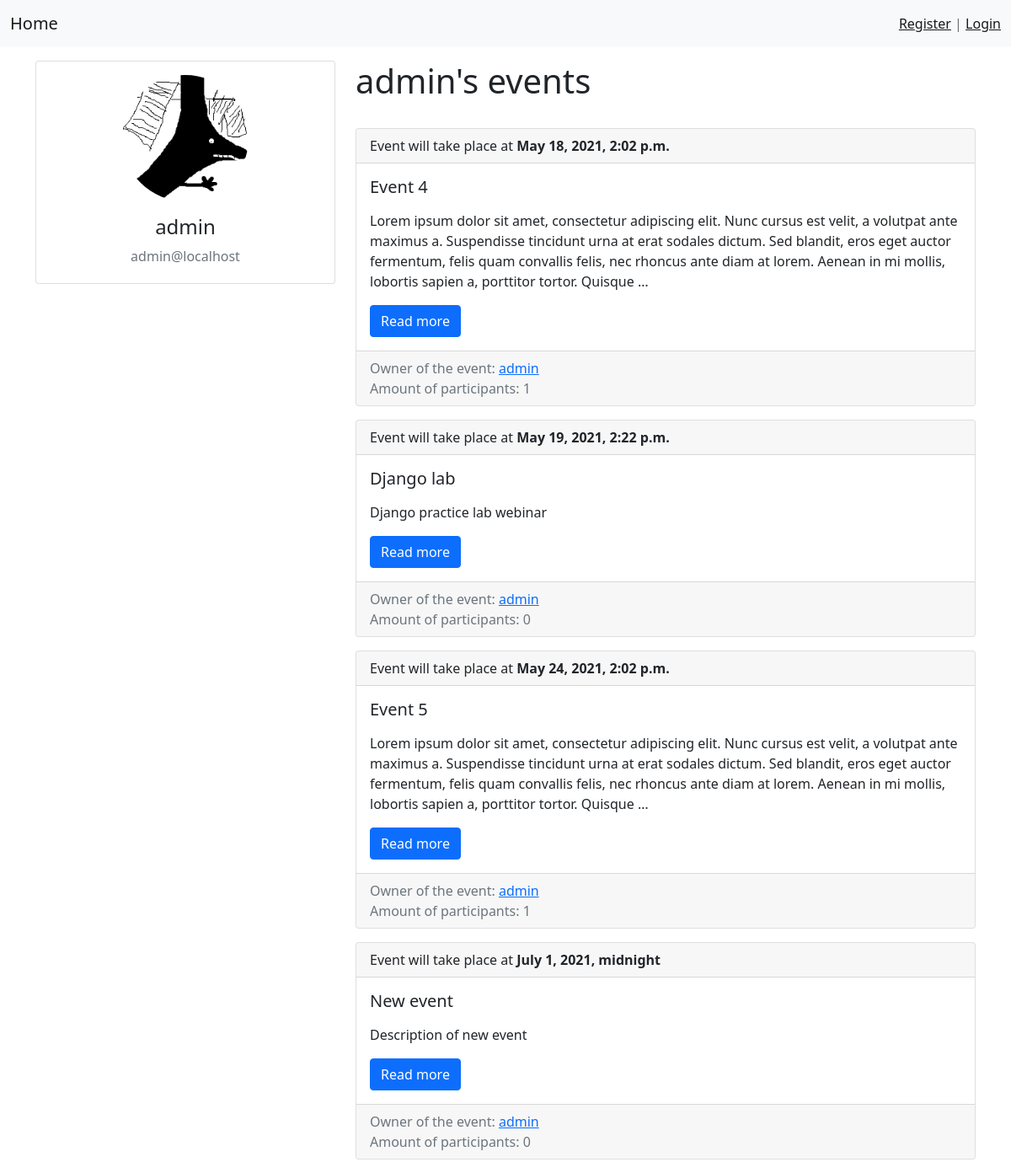
/profile/admin, run on the app's committed database.
### events/models.py (models this page shows, shortened)
class CustomUser(AbstractUser):
    def save(self, *args, **kwargs):
        self.username = self.email.split('@')[0]
        super().save(*args, **kwargs)

class Profile(models.Model):
    user = models.OneToOneField(CustomUser, on_delete=models.CASCADE)
    image = models.ImageField(upload_to='profile_pics/%Y/%m/%d/', null=True, blank=True)

class Event(models.Model):
    title = models.CharField(max_length=150, verbose_name='Name')
    description = models.TextField()
    event_date = models.DateTimeField()
    created_at = models.DateTimeField(auto_now_add=True)
    owner = models.ForeignKey(CustomUser, on_delete=models.CASCADE)
    visitors = models.ManyToManyField(CustomUser, related_name='visitors')
    def get_absolute_url(self):
        return reverse('view_event', kwargs={"event_id": self.pk})
    class Meta:
        verbose_name = 'event'
        verbose_name_plural = 'events'
        ordering = ['event_date']

### events/views.py (the view)
# urls.py: path('profile/<str:username>', Profile.as_view(), name='profile'),
class Profile(DetailView):
    template_name = 'events/user_profile.html'
    queryset = CustomUser.objects.all()
    def get_object(self):
        username = self.kwargs.get("username")
        return get_object_or_404(CustomUser, username=username)
    def get_context_data(self, *, object_list=None, **kwargs):
        context = super().get_context_data(**kwargs)
        context['events'] = Event.objects.filter(owner__username=context['object'].username)
        return context

### events/templatetags/events_tags.py (called while the page is built)
@register.simple_tag()
def get_count(event):
    return (event.visitors.all()).count()

### events/templates/events/user_profile.html (shortened to what this page needs)
{% extends "base.html" %}
{% load events_tags %}
{% block content %}
<div class="container">
    <div class="row gutters-sm">
        <div class="col-md-4 mb-3">
            <div class="card">
                <div class="card-body">
                    <div class="d-flex flex-column align-items-center text-center">
                        {% if object.profile.image %}
                        <img src="{{ object.profile.image.url }}" alt="Admin"
                             class="rounded-circle" width="150">
                        {% else %}
                        <img src="https://www.gravatar.com/avatar/00000000000000000000000000000000?d=mp&f=y" alt="Admin"
                             class="rounded-circle" width="150">
                        {% endif %}
                        <div class="mt-3">
                            <h4>{{object.username}}</h4>
                            <p class="text-secondary mb-1">{{ object.email }}</p>
                        </div>
                    </div>
                </div>
            </div>
        </div>
        <div class="col-md-8">
            <h1>{{object.username}}'s events</h1>
            <br>
            {% for event in events %}
            <div class="card mb-3">
                <div class="card-header">
                    Event will take place at <b>{{event.event_date}}</b>
                </div>
                <div class="card-body">
                    <div class="media">
                        <div class="media-body">
                            <h5 class="card-title">{{event.title}}</h5>
                            <p class="card-text">{{event.description|linebreaks|truncatewords:50}}</p>
                            <a href="{{ event.get_absolute_url }}" class="btn btn-primary">Read more</a>
                        </div>
                    </div>
                </div>
                <div class="card-footer text-muted">
                    Owner of the event: <a href="#"> {{ event.owner }} </a> <br>
                    Amount of participants: {% get_count event %}
                </div>
            </div>
            {% endfor %}
        </div>
    </div>
</div>
{% endblock %}

### data on the page
CustomUser: profile.image (picture), username "admin", email "admin@localhost"
Event: event_date "May 18, 2021, 2:02 p.m.", title "Event 4", description "Lorem ipsum dolor sit amet, consectetur adipiscing elit. Nunc cursus est velit, a volutpat ante maximus a. Suspendisse tincidunt urna at erat sodales dictum. Sed blandit, eros eget auctor fermentum, felis quam convallis felis, nec rhoncus ante diam at lorem. Aenean in mi mollis, lobortis sapien a, porttitor tortor. Quisque …", owner "admin", id "1"
Event: event_date "May 19, 2021, 2:22 p.m.", title "Django lab", description "Django practice lab webinar", owner "admin", id "0"
Event: event_date "May 24, 2021, 2:02 p.m.", title "Event 5", description "Lorem ipsum dolor sit amet, consectetur adipiscing elit. Nunc cursus est velit, a volutpat ante maximus a. Suspendisse tincidunt urna at erat sodales dictum. Sed blandit, eros eget auctor fermentum, felis quam convallis felis, nec rhoncus ante diam at lorem. Aenean in mi mollis, lobortis sapien a, porttitor tortor. Quisque …", owner "admin", id "1"
Event: event_date "July 1, 2021, midnight", title "New event", description "Description of new event", owner "admin", id "0"
